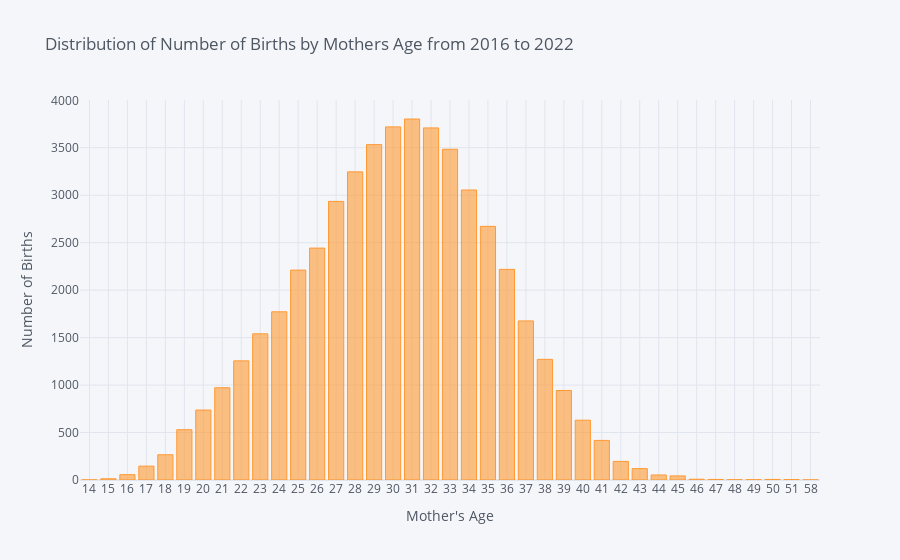

Notebook code cell kept with this figure:
### Markdown cell above
An interesting question to ask regardin the dataset is: 'What is the distribution of number of births per age of the mother?'. With this dataset we can easily identify a distribution that is similar to the gaussian distribution, like many more other examples in nature.

For that, let's take a look on the distribution for every record in the dataset.

### Code cell
df_mother = df.groupby('AGE OF MOTHER').sum('COUNT')
df_mother.iplot(kind='bar', y='COUNT', title="Distribution of Number of Births by Mothers Age from 2016 to 2022", xTitle="Mother's Age", yTitle="Number of Births")

### Figure 1 — Plotly figure (JSON) as saved in the notebook; plotly's stock layout.template omitted (floating-point values rounded to 4 significant figures)
{"data": [{"marker": {"color": "rgba(255, 153, 51, 0.6)", "line": {"color": "rgba(255, 153, 51, 1.0)", "width": 1}}, "name": "COUNT", "orientation": "v", "text": "", "type": "bar", "x": ["14", "15", "16", "17", "18", "19", "20", "21", "22", "23", "24", "25", "26", "27", "28", "29", "30", "31", "32", "33", "34", "35", "36", "37", "38", "39", "40", "41", "42", "43", "44", "45", "46", "47", "48", "49", "50", "51", "58"], "y": [1, 13, 56, 146, 266, 530, 737, 972, 1255, 1540, 1772, 2211, 2443, 2935, 3246, 3533, 3720, 3803, 3709, 3484, 3055, 2672, 2219, 1676, 1271, 943, 630, 417, 196, 120, 53, 43, 8, 6, 3, 3, 6, 4, 1]}], "layout": {"legend": {"bgcolor": "#F5F6F9", "font": {"color": "#4D5663"}}, "paper_bgcolor": "#F5F6F9", "plot_bgcolor": "#F5F6F9", "title": {"font": {"color": "#4D5663"}, "text": "Distribution of Number of Births by Mothers Age from 2016 to 2022"}, "xaxis": {"gridcolor": "#E1E5ED", "showgrid": true, "tickfont": {"color": "#4D5663"}, "title": {"font": {"color": "#4D5663"}, "text": "Mother's Age"}, "zerolinecolor": "#E1E5ED"}, "yaxis": {"gridcolor": "#E1E5ED", "showgrid": true, "tickfont": {"color": "#4D5663"}, "title": {"font": {"color": "#4D5663"}, "text": "Number of Births"}, "zerolinecolor": "#E1E5ED"}}}
